Frame 1 (no input): blank canvas, image omitted
Frame 60 (the mouse pressed at the canvas centre just before this capture): blank canvas, image omitted
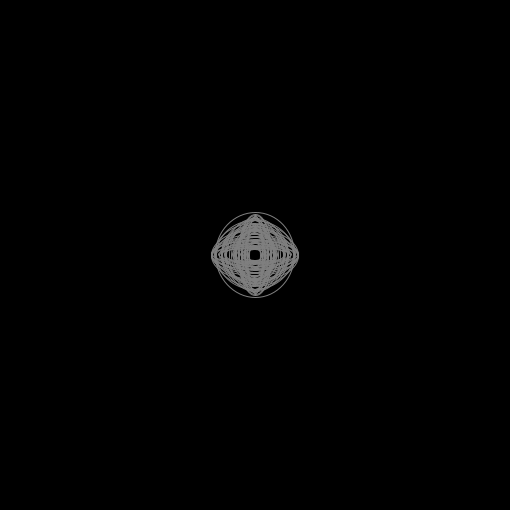
Frame 120 (the mouse held since frame 60 and released just before this capture)

The Processing sketch whose frames 1 and 60 were blank and that drew this single picture after the mouse press (run headless with seeded random() and noise(); from frame 60 on, the mouse is pressed at the canvas centre):

// Processing sketch: processing_86780
// ── processing_86780.pde

int counter;

void setup() {
  smooth();
  size(510, 510);
  background(#000000);
  noFill();
}

void draw() {
  if (mousePressed) {
    stroke(mouseX/2);
    ellipse(mouseX, mouseY, random(10,90), random(10,90));
  }
}
